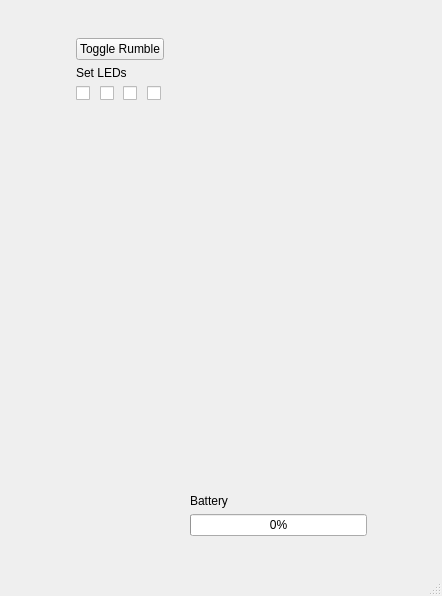
<?xml version="1.0" encoding="UTF-8"?>
<ui version="4.0">
 <class>MainWindow</class>
 <widget class="QMainWindow" name="MainWindow">
  <property name="geometry">
   <rect>
    <x>0</x>
    <y>0</y>
    <width>442</width>
    <height>596</height>
   </rect>
  </property>
  <property name="windowTitle">
   <string notr="true">Swiim</string>
  </property>
  <widget class="QWidget" name="centralwidget">
   <property name="enabled">
    <bool>true</bool>
   </property>
   <layout class="QVBoxLayout" name="verticalLayout">
    <item>
     <spacer name="verticalSpacer_3">
      <property name="orientation">
       <enum>Qt::Vertical</enum>
      </property>
      <property name="sizeType">
       <enum>QSizePolicy::MinimumExpanding</enum>
      </property>
      <property name="sizeHint" stdset="0">
       <size>
        <width>20</width>
        <height>20</height>
       </size>
      </property>
     </spacer>
    </item>
    <item>
     <layout class="QHBoxLayout" name="wiimote">
      <property name="spacing">
       <number>6</number>
      </property>
      <property name="bottomMargin">
       <number>0</number>
      </property>
      <item>
       <spacer name="horizontalSpacer">
        <property name="orientation">
         <enum>Qt::Horizontal</enum>
        </property>
        <property name="sizeType">
         <enum>QSizePolicy::MinimumExpanding</enum>
        </property>
        <property name="sizeHint" stdset="0">
         <size>
          <width>60</width>
          <height>20</height>
         </size>
        </property>
       </spacer>
      </item>
      <item>
       <layout class="QVBoxLayout" name="control">
        <property name="sizeConstraint">
         <enum>QLayout::SetDefaultConstraint</enum>
        </property>
        <item>
         <widget class="QPushButton" name="controlRumble">
          <property name="text">
           <string notr="true">Toggle Rumble</string>
          </property>
         </widget>
        </item>
        <item>
         <widget class="QLabel" name="label_2">
          <property name="text">
           <string notr="true">Set LEDs</string>
          </property>
         </widget>
        </item>
        <item>
         <layout class="QHBoxLayout" name="horizontalLayout_2">
          <item>
           <widget class="QCheckBox" name="controlLed1">
            <property name="text">
             <string/>
            </property>
            <property name="checked">
             <bool>false</bool>
            </property>
           </widget>
          </item>
          <item>
           <widget class="QCheckBox" name="controlLed2">
            <property name="text">
             <string/>
            </property>
           </widget>
          </item>
          <item>
           <widget class="QCheckBox" name="controlLed3">
            <property name="text">
             <string/>
            </property>
           </widget>
          </item>
          <item>
           <widget class="QCheckBox" name="controlLed4">
            <property name="text">
             <string/>
            </property>
           </widget>
          </item>
         </layout>
        </item>
        <item>
         <spacer name="verticalSpacer_2">
          <property name="orientation">
           <enum>Qt::Vertical</enum>
          </property>
          <property name="sizeHint" stdset="0">
           <size>
            <width>20</width>
            <height>40</height>
           </size>
          </property>
         </spacer>
        </item>
       </layout>
      </item>
      <item>
       <spacer name="horizontalSpacer_3">
        <property name="orientation">
         <enum>Qt::Horizontal</enum>
        </property>
        <property name="sizeType">
         <enum>QSizePolicy::Preferred</enum>
        </property>
        <property name="sizeHint" stdset="0">
         <size>
          <width>20</width>
          <height>20</height>
         </size>
        </property>
       </spacer>
      </item>
      <item>
       <layout class="QVBoxLayout" name="status">
        <item>
         <widget class="QWidget" name="wiimoteImageHolder" native="true">
          <property name="sizePolicy">
           <sizepolicy hsizetype="Fixed" vsizetype="Fixed">
            <horstretch>0</horstretch>
            <verstretch>0</verstretch>
           </sizepolicy>
          </property>
          <property name="minimumSize">
           <size>
            <width>177</width>
            <height>450</height>
           </size>
          </property>
          <property name="maximumSize">
           <size>
            <width>177</width>
            <height>450</height>
           </size>
          </property>
          <widget class="QLabel" name="wiimoteImage">
           <property name="geometry">
            <rect>
             <x>0</x>
             <y>0</y>
             <width>177</width>
             <height>450</height>
            </rect>
           </property>
           <property name="text">
            <string/>
           </property>
           <property name="pixmap">
            <pixmap>images/wiimote.png</pixmap>
           </property>
          </widget>
          <widget class="QLabel" name="btnA">
           <property name="geometry">
            <rect>
             <x>0</x>
             <y>0</y>
             <width>177</width>
             <height>450</height>
            </rect>
           </property>
           <property name="text">
            <string/>
           </property>
           <property name="pixmap">
            <pixmap>images/a.png</pixmap>
           </property>
          </widget>
          <widget class="QLabel" name="btnB">
           <property name="geometry">
            <rect>
             <x>0</x>
             <y>0</y>
             <width>177</width>
             <height>450</height>
            </rect>
           </property>
           <property name="text">
            <string/>
           </property>
           <property name="pixmap">
            <pixmap>images/b.png</pixmap>
           </property>
          </widget>
          <widget class="QLabel" name="btn1">
           <property name="geometry">
            <rect>
             <x>0</x>
             <y>0</y>
             <width>177</width>
             <height>450</height>
            </rect>
           </property>
           <property name="text">
            <string/>
           </property>
           <property name="pixmap">
            <pixmap>images/1.png</pixmap>
           </property>
          </widget>
          <widget class="QLabel" name="btn2">
           <property name="geometry">
            <rect>
             <x>0</x>
             <y>0</y>
             <width>177</width>
             <height>450</height>
            </rect>
           </property>
           <property name="text">
            <string/>
           </property>
           <property name="pixmap">
            <pixmap>images/2.png</pixmap>
           </property>
          </widget>
          <widget class="QLabel" name="btnMinus">
           <property name="geometry">
            <rect>
             <x>0</x>
             <y>0</y>
             <width>177</width>
             <height>450</height>
            </rect>
           </property>
           <property name="text">
            <string/>
           </property>
           <property name="pixmap">
            <pixmap>images/minus.png</pixmap>
           </property>
          </widget>
          <widget class="QLabel" name="btnPlus">
           <property name="geometry">
            <rect>
             <x>0</x>
             <y>0</y>
             <width>177</width>
             <height>450</height>
            </rect>
           </property>
           <property name="text">
            <string/>
           </property>
           <property name="pixmap">
            <pixmap>images/plus.png</pixmap>
           </property>
          </widget>
          <widget class="QLabel" name="btnHome">
           <property name="geometry">
            <rect>
             <x>0</x>
             <y>0</y>
             <width>177</width>
             <height>450</height>
            </rect>
           </property>
           <property name="text">
            <string/>
           </property>
           <property name="pixmap">
            <pixmap>images/home.png</pixmap>
           </property>
          </widget>
          <widget class="QLabel" name="btnUp">
           <property name="geometry">
            <rect>
             <x>0</x>
             <y>0</y>
             <width>177</width>
             <height>450</height>
            </rect>
           </property>
           <property name="text">
            <string/>
           </property>
           <property name="pixmap">
            <pixmap>images/up.png</pixmap>
           </property>
          </widget>
          <widget class="QLabel" name="btnRight">
           <property name="geometry">
            <rect>
             <x>0</x>
             <y>0</y>
             <width>177</width>
             <height>450</height>
            </rect>
           </property>
           <property name="text">
            <string/>
           </property>
           <property name="pixmap">
            <pixmap>images/right.png</pixmap>
           </property>
          </widget>
          <widget class="QLabel" name="btnDown">
           <property name="geometry">
            <rect>
             <x>0</x>
             <y>0</y>
             <width>177</width>
             <height>450</height>
            </rect>
           </property>
           <property name="text">
            <string/>
           </property>
           <property name="pixmap">
            <pixmap>images/down.png</pixmap>
           </property>
          </widget>
          <widget class="QLabel" name="btnLeft">
           <property name="geometry">
            <rect>
             <x>0</x>
             <y>0</y>
             <width>177</width>
             <height>450</height>
            </rect>
           </property>
           <property name="text">
            <string/>
           </property>
           <property name="pixmap">
            <pixmap>images/left.png</pixmap>
           </property>
          </widget>
          <widget class="QLabel" name="led1">
           <property name="geometry">
            <rect>
             <x>0</x>
             <y>0</y>
             <width>177</width>
             <height>450</height>
            </rect>
           </property>
           <property name="text">
            <string/>
           </property>
           <property name="pixmap">
            <pixmap>images/led1.png</pixmap>
           </property>
          </widget>
          <widget class="QLabel" name="led4">
           <property name="geometry">
            <rect>
             <x>0</x>
             <y>0</y>
             <width>177</width>
             <height>450</height>
            </rect>
           </property>
           <property name="text">
            <string/>
           </property>
           <property name="pixmap">
            <pixmap>images/led4.png</pixmap>
           </property>
          </widget>
          <widget class="QLabel" name="led3">
           <property name="geometry">
            <rect>
             <x>0</x>
             <y>0</y>
             <width>177</width>
             <height>450</height>
            </rect>
           </property>
           <property name="text">
            <string/>
           </property>
           <property name="pixmap">
            <pixmap>images/led3.png</pixmap>
           </property>
          </widget>
          <widget class="QLabel" name="led2">
           <property name="geometry">
            <rect>
             <x>0</x>
             <y>0</y>
             <width>177</width>
             <height>450</height>
            </rect>
           </property>
           <property name="text">
            <string/>
           </property>
           <property name="pixmap">
            <pixmap>images/led2.png</pixmap>
           </property>
          </widget>
         </widget>
        </item>
        <item>
         <widget class="QLabel" name="label">
          <property name="text">
           <string notr="true">Battery</string>
          </property>
         </widget>
        </item>
        <item>
         <widget class="QProgressBar" name="statusBattery">
          <property name="sizePolicy">
           <sizepolicy hsizetype="Preferred" vsizetype="Fixed">
            <horstretch>0</horstretch>
            <verstretch>0</verstretch>
           </sizepolicy>
          </property>
          <property name="autoFillBackground">
           <bool>false</bool>
          </property>
          <property name="value">
           <number>0</number>
          </property>
          <property name="alignment">
           <set>Qt::AlignHCenter|Qt::AlignTop</set>
          </property>
         </widget>
        </item>
        <item>
         <spacer name="verticalSpacer">
          <property name="orientation">
           <enum>Qt::Vertical</enum>
          </property>
          <property name="sizeHint" stdset="0">
           <size>
            <width>20</width>
            <height>0</height>
           </size>
          </property>
         </spacer>
        </item>
       </layout>
      </item>
      <item>
       <spacer name="horizontalSpacer_2">
        <property name="orientation">
         <enum>Qt::Horizontal</enum>
        </property>
        <property name="sizeType">
         <enum>QSizePolicy::MinimumExpanding</enum>
        </property>
        <property name="sizeHint" stdset="0">
         <size>
          <width>60</width>
          <height>20</height>
         </size>
        </property>
       </spacer>
      </item>
     </layout>
    </item>
    <item>
     <spacer name="verticalSpacer_4">
      <property name="orientation">
       <enum>Qt::Vertical</enum>
      </property>
      <property name="sizeType">
       <enum>QSizePolicy::MinimumExpanding</enum>
      </property>
      <property name="sizeHint" stdset="0">
       <size>
        <width>20</width>
        <height>20</height>
       </size>
      </property>
     </spacer>
    </item>
   </layout>
  </widget>
  <widget class="QStatusBar" name="statusbar">
   <property name="enabled">
    <bool>true</bool>
   </property>
  </widget>
 </widget>
 <resources/>
 <connections/>
</ui>
